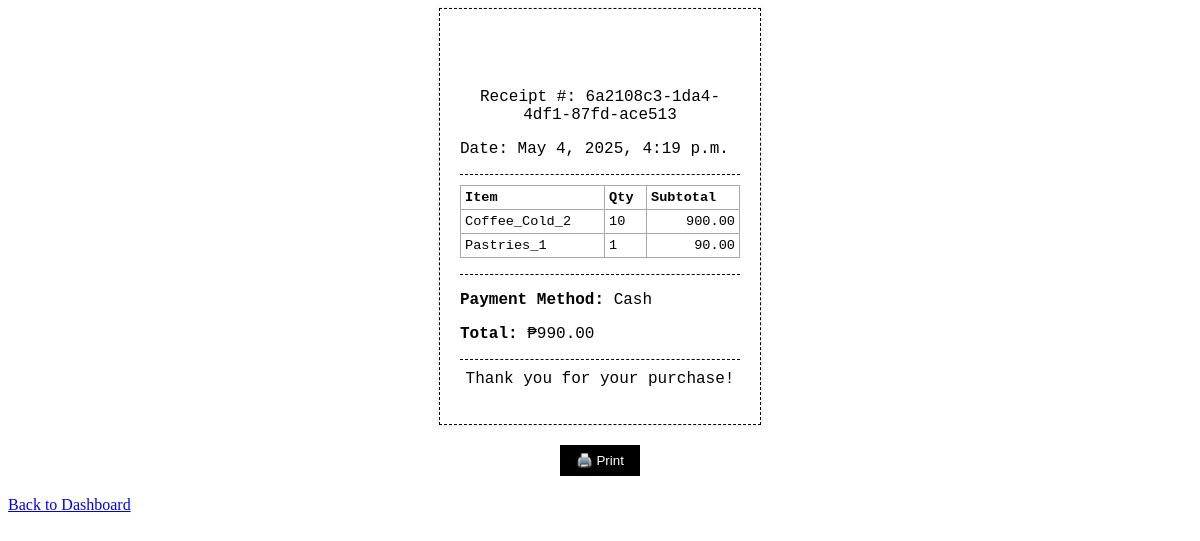
/receipt/99/ (signed in), run on the app's committed database.
### pos/models.py (models this page shows, shortened)
class Receipt(models.Model):
    payment = models.OneToOneField('Payment', on_delete=models.CASCADE, null=True, blank=True)
    receipt_number = models.CharField(max_length=100, unique=True)
    printed_at = models.DateTimeField(auto_now_add=True)
    order = models.OneToOneField('Order', on_delete=models.CASCADE, null=True)
    payment_method = models.CharField(max_length=50, null=True)
    total_amount = models.DecimalField(max_digits=10, decimal_places=2, null=True)
    date_issued = models.DateTimeField(default=timezone.now)

class OrderItem(models.Model):
    order = models.ForeignKey(Order, on_delete=models.CASCADE)
    product = models.ForeignKey(Product, on_delete=models.CASCADE)
    quantity = models.PositiveIntegerField(default=1)

class Product(models.Model):
    category = models.ForeignKey(Category, on_delete=models.CASCADE)
    name = models.CharField(max_length=100)
    price = models.DecimalField(max_digits=8, decimal_places=2)
    description = models.TextField(blank=True, null=True)
    image = models.ImageField(upload_to='product_images/', null=True, blank=True)

### pos/views.py (the view)
# urls.py: path('receipt/<int:receipt_id>/', views.view_receipt, name='view_receipt'),
@login_required
def view_receipt(request, receipt_id):
    receipt = get_object_or_404(Receipt, id=receipt_id)
    order = receipt.order
    order_items = order.orderitem_set.all()
    context = {
        'receipt': receipt,
        'order': order,
        'order_items': order_items,
    }
    return render(request, 'pos/receipt.html', context)

### pos/templatetags/custom_filters.py (called while the page is built)
@register.filter
def multiply(value, arg):
    return value * arg

### pos/templates/pos/receipt.html (shortened to what this page needs)
{% extends "pos/base.html" %}
{% load static %}
{% load custom_filters %}
{% block content %}
<link rel="stylesheet" href="{% static 'pos/css/receipt.css' %}">
<div class="receipt-container" id="receipt">
    <h2 class="store-name">COFFEE POS</h2>
    <p class="receipt-info">Receipt #: {{ receipt.receipt_number }}</p>
    <p>Date: {{ receipt.printed_at }}</p>
    <hr>
    <table class="item-table">
        <thead>
            <tr>
                <th>Item</th>
                <th>Qty</th>
                <th>Subtotal</th>
            </tr>
        </thead>
        <tbody>
            {% for item in order_items %}
            <tr>
                <td>{{ item.product.name }}</td>
                <td>{{ item.quantity }}</td>
                <td>{{ item.product.price|multiply:item.quantity|floatformat:2 }}</td>
            </tr>
            {% endfor %}
        </tbody>
    </table>
    <hr>
    <p><strong>Payment Method:</strong> {{ receipt.payment_method }}</p>
    <p><strong>Total:</strong> ₱{{ receipt.total_amount }}</p>
    <hr>
    <p class="thank-you">Thank you for your purchase!</p>
</div>
<button onclick="window.print()" class="print-button">🖨️ Print</button>
<a href="{% url 'dashboard_cashier' %}" class="back-link">
     Back to Dashboard
  </a>
{% endblock %}

### pos/static/pos/css/receipt.css (style rules this page uses)
.receipt-container { width: 280px; font-family: 'Courier New', monospace; background: white; padding: 20px; border: 1px dashed #000; margin: auto; box-shadow: 0 0 5px rgba(0,0,0,0.1); }
.store-name { text-align: center; font-weight: bold; font-size: 1.3rem; margin-bottom: 10px; }
.receipt-info { text-align: center; margin-bottom: 10px; }
.item-table { width: 100%; font-size: 0.85rem; border-collapse: collapse; }
.item-table th, .item-table td { text-align: left; padding: 4px; }
.item-table td:last-child { text-align: right; }
hr { border: 0; border-top: 1px dashed #000; margin: 10px 0; }
.thank-you { text-align: center; margin-top: 10px; }
.print-button { display: block; margin: 20px auto; padding: 8px 16px; background: black; color: white; border: none; cursor: pointer; }
table { width: 100%; border-collapse: collapse; margin-bottom: 1rem; }
table, th, td { border: 1px solid #aaa; padding: 8px; }
h2, h3 { margin-top: 20px; color: #fff; }

### data on the page
Receipt: receipt_number "6a2108c3-1da4-4df1-87fd-ace513", printed_at "May 4, 2025, 4:19 p.m.", payment_method "Cash", total_amount "990.00"
OrderItem: product.name "Coffee_Cold_2", quantity "10", product.price|multiply "900.00"
OrderItem: product.name "Pastries_1", quantity "1", product.price|multiply "90.00"
